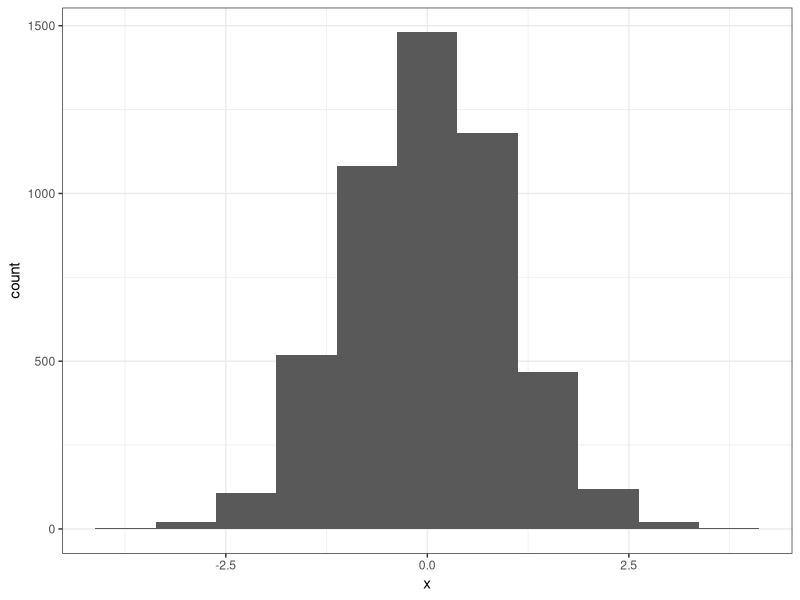
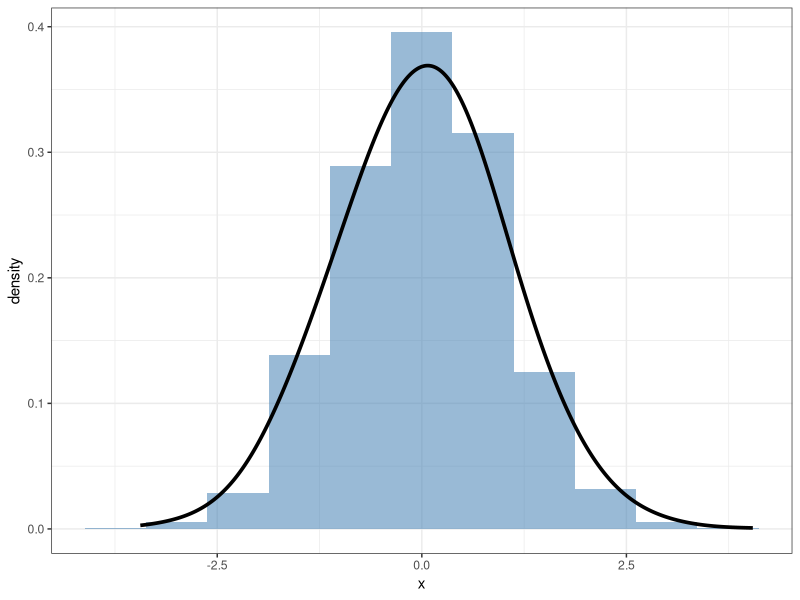
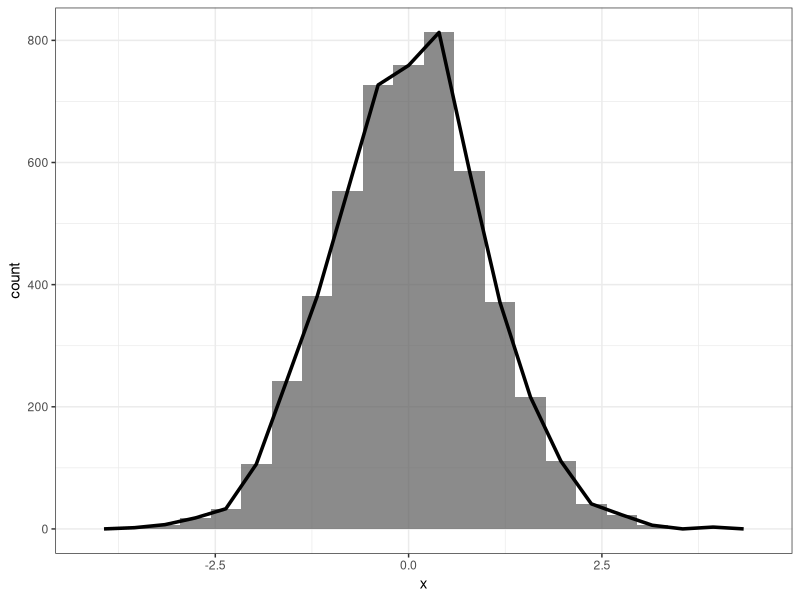
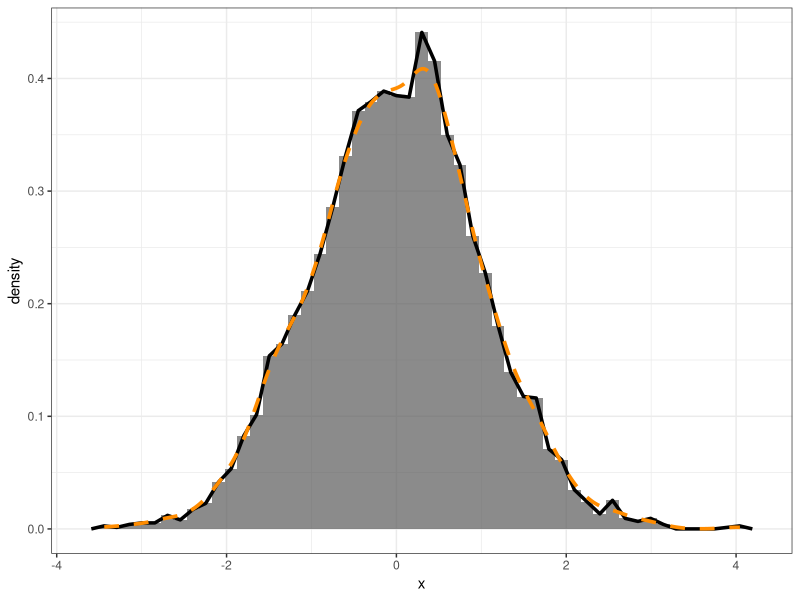
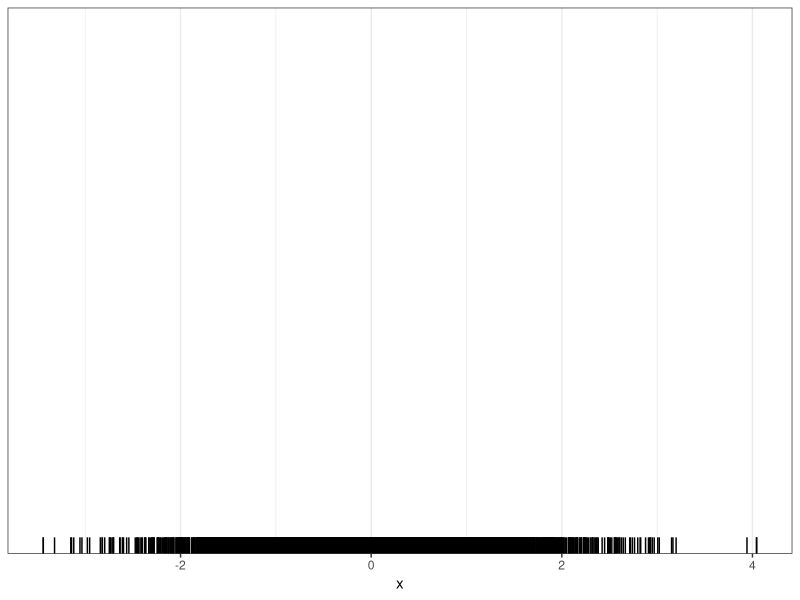
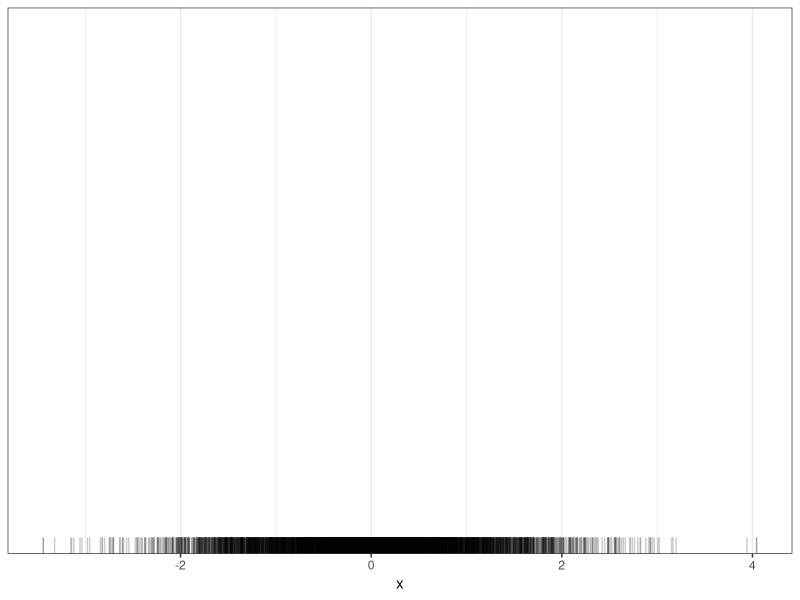
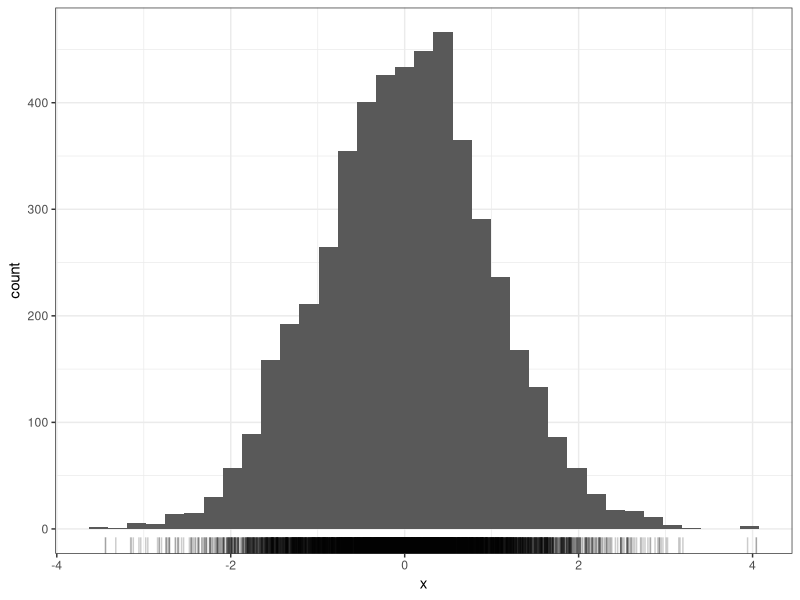
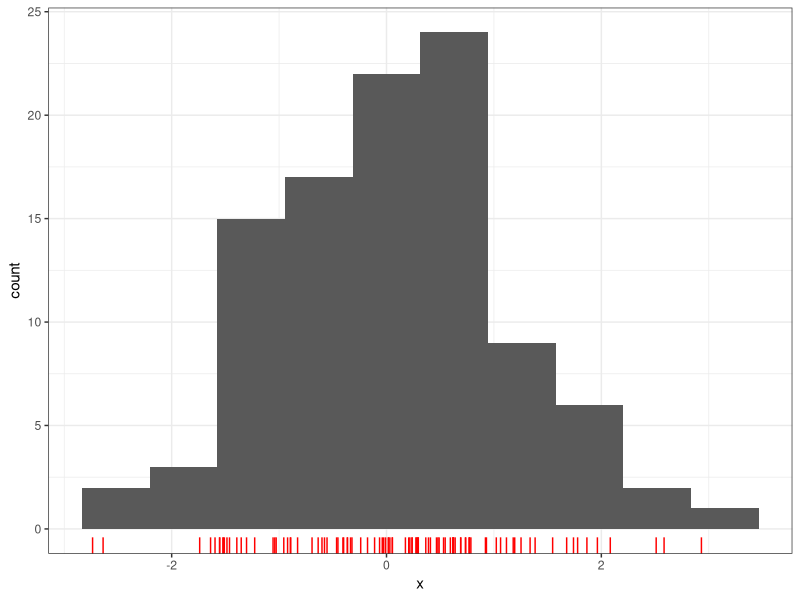

The R script that drew these images, in order:
## ---- chunk 1
knitr::opts_chunk$set(echo = TRUE)
## ---- chunk 2
library(tidyverse)
## ---- chunk 3
set.seed(2130)

x <- rnorm(n = 5000)

xdf <- tibble::tibble(x = x)

xdf %>% glimpse()
## ---- chunk 4
xdf %>% 
  ggplot(mapping = aes(x = x)) +
  geom_histogram(bins = 11) +
  theme_bw()
## ---- chunk 5
xdf %>% 
  ggplot(mapping = aes(x = x)) +
  geom_histogram(bins = 11,
                 mapping = aes(y = stat(density)),
                 fill = 'steelblue', alpha = 0.55) +
  geom_density(size = 1.25, adjust = 3) +
  theme_bw()
## ---- chunk 6
xdf %>% 
  ggplot(mapping = aes(x = x)) +
  geom_histogram(bins = 20,
                 alpha = 0.7) +
  geom_freqpoly(bins = 20,
                size = 1.2) +
  theme_bw()
## ---- chunk 7
xdf %>% 
  ggplot(mapping = aes(x = x)) +
  geom_histogram(bins = 51,
                 alpha = 0.7,
                 mapping = aes(y = stat(density))) +
  geom_freqpoly(bins = 51,
                size = 1.2,
                mapping = aes(y = stat(density))) +
  geom_density(size = 1.25, linetype = 'dashed',
               color = 'darkorange') +
  theme_bw()
## ---- chunk 8
xdf %>% 
  ggplot(mapping = aes(x = x)) +
  geom_rug() +
  theme_bw()
## ---- chunk 9
xdf %>% 
  ggplot(mapping = aes(x = x)) +
  geom_rug(alpha = 0.2) +
  theme_bw()
## ---- chunk 10
xdf %>% 
  ggplot(mapping = aes(x = x)) +
  geom_rug(alpha = 0.2) +
  geom_histogram(bins = 35) +
  theme_bw()
## ---- chunk 11
xdf %>% 
  slice(1:101) %>% 
  ggplot(mapping = aes(x = x)) +
  geom_rug(color = 'red') +
  geom_histogram(bins = 10) +
  theme_bw()
## ---- chunk 12
xdf %>% 
  slice(1:101) %>% 
  ggplot(mapping = aes(x = x)) +
  geom_rug(color = 'red') +
  stat_ecdf(size = 1.25) +
  theme_bw()
## ---- chunk 13
mpg %>% glimpse()
## ---- chunk 14
mpg %>% 
  ggplot(mapping = aes(x = hwy)) +
  geom_rug() +
  geom_histogram(bins = 25) +
  theme_bw()
## ---- chunk 15
mpg %>% 
  ggplot(mapping = aes(x = hwy)) +
  geom_rug() +
  geom_histogram(binwidth = 3) +
  theme_bw()
## ---- chunk 16
mpg %>% count(hwy)
## ---- chunk 17
mpg %>% distinct(hwy)
## ---- chunk 18
unique( mpg$hwy )
## ---- chunk 19
length( unique( mpg$hwy ) )
## ---- chunk 20
mpg %>% select(hwy) %>% pull() %>% unique() %>% length()
## ---- chunk 21
mpg %>% pull(hwy) %>% n_distinct()
## ---- chunk 22
for( vname in names(mpg) )
{
  mpg %>% select(all_of(vname)) %>% 
    pull() %>% 
    n_distinct() %>% 
    print()
}
## ---- chunk 23
list_nunique <- vector( mode = 'list', length = ncol(mpg) )

list_nunique
## ---- chunk 24
names( list_nunique ) <- names(mpg)

list_nunique
## ---- chunk 25
for( vname in names(list_nunique) )
{
  list_nunique[[vname]] <- mpg %>% 
    select(all_of(vname)) %>% 
    pull() %>% 
    n_distinct()
}
## ---- chunk 26
list_nunique
## ---- chunk 27
purrr::map( mpg, n_distinct )
## ---- chunk 28
purrr::map( mpg, n_distinct ) %>% class()
## ---- chunk 29
mpg %>% purrr::map_dbl(n_distinct)
## ---- chunk 30
mpg %>% purrr::map_chr(n_distinct)
## ---- chunk 31
mpg %>% purrr::map_dfc(n_distinct)
## ---- chunk 32
mpg %>% 
  select(hwy) %>% 
  pull() %>% 
  is.na() %>% 
  sum()
## ---- chunk 33
sum(is.na( mpg$hwy) )
## ---- chunk 34
mpg %>% 
  purrr::map_dbl( ~sum(is.na(.)) )
## ---- chunk 35
my_sumisna <- function(x)
{
  sum( is.na(x) )
}
## ---- chunk 36
mpg %>% purrr::map_dbl( my_sumisna )
## ---- chunk 37
mpg %>% 
  purrr::keep(is.numeric) %>% 
  names()
## ---- chunk 38
mpg %>% 
  purrr::discard(is.numeric) %>% 
  names()
## ---- chunk 39
mpg %>% purrr::map_chr( class )
## ---- chunk 40
mpg %>% purrr::map( class )
## ---- chunk 41
mpg %>% 
  ggplot(mapping = aes(x = hwy)) +
  geom_rug() +
  geom_histogram(binwidth = 3) +
  theme_bw()
## ---- chunk 42
mpg %>% 
  ggplot(mapping = aes(x = hwy)) +
  geom_rug(mapping = aes(color = drv)) +
  geom_histogram(mapping = aes(color = drv),
                 binwidth = 3,
                 size = 2.5) +
  ggthemes::scale_color_calc() +
  theme_bw()
## ---- chunk 43
mpg %>% 
  ggplot(mapping = aes(x = hwy)) +
  geom_rug(mapping = aes(color = drv)) +
  geom_histogram(mapping = aes(fill = drv),
                 binwidth = 3) +
  ggthemes::scale_color_calc() +
  ggthemes::scale_fill_calc() +
  theme_bw()
## ---- chunk 44
mpg %>% 
  ggplot(mapping = aes(x = hwy)) +
  geom_rug(mapping = aes(color = drv)) +
  geom_histogram(mapping = aes(fill = drv),
                 binwidth = 3,
                 position = 'dodge') +
  ggthemes::scale_color_calc() +
  ggthemes::scale_fill_calc() +
  theme_bw()
## ---- chunk 45
mpg %>% 
  ggplot(mapping = aes(x = hwy)) +
  geom_rug(mapping = aes(color = drv)) +
  geom_freqpoly(mapping = aes(color = drv),
                binwidth = 3,
                size = 1.15) +
  ggthemes::scale_color_calc() +
  theme_bw()
## ---- chunk 46
mpg %>% count(drv)
## ---- chunk 47
mpg %>% 
  ggplot(mapping = aes(x = hwy)) +
  geom_rug(mapping = aes(color = drv)) +
  geom_freqpoly(mapping = aes(color = drv,
                              y = stat(density)),
                binwidth = 3,
                size = 1.15) +
  ggthemes::scale_color_calc() +
  theme_bw()
## ---- chunk 48
mpg %>% 
  ggplot(mapping = aes(x = hwy)) +
  geom_rug(mapping = aes(color = drv)) +
  geom_freqpoly(mapping = aes(y = stat(density)),
                color = 'black', size = 2.25, alpha = 0.7,
                binwidth = 3) +
  geom_freqpoly(mapping = aes(color = drv,
                              y = stat(density)),
                binwidth = 3,
                size = 1.15) +
  ggthemes::scale_color_calc() +
  theme_bw()
## ---- chunk 49
mpg %>% 
  ggplot(mapping = aes(x = hwy)) +
  geom_rug(mapping = aes(color = drv)) +
  geom_density(color = 'black', size = 2.25, alpha = 0.7) +
  geom_density(mapping = aes(color = drv),
               size = 1.1) +
  ggthemes::scale_color_calc() +
  theme_bw()
## ---- chunk 50
mpg %>% 
  ggplot(mapping = aes(x = hwy)) +
  geom_rug() +
  stat_ecdf(size = 1.2) +
  theme_bw()
## ---- chunk 51
mpg %>% 
  ggplot(mapping = aes(x = hwy)) +
  geom_rug(mapping = aes(color = drv)) +
  stat_ecdf(size = 1.2,
            mapping = aes(color = drv)) +
  ggthemes::scale_color_calc() +
  theme_bw()
## ---- chunk 52
mpg %>% 
  ggplot(mapping = aes(x = hwy)) +
  geom_rug(mapping = aes(color = drv)) +
  stat_ecdf(color = 'black', size = 2, alpha = 0.7) +
  stat_ecdf(size = 1.2,
            mapping = aes(color = drv)) +
  ggthemes::scale_color_calc() +
  theme_bw()
## ---- chunk 53
mpg %>% 
  ggplot(mapping = aes(x = hwy)) +
  geom_rug(mapping = aes(color = drv)) +
  stat_ecdf(color = 'black', size = 2, alpha = 0.7) +
  stat_ecdf(size = 1.2,
            mapping = aes(color = drv)) +
  geom_hline(yintercept = 0.5,
             color = 'magenta', size = 1.1) +
  ggthemes::scale_color_calc() +
  theme_bw()
## ---- chunk 54
mpg %>% 
  ggplot(mapping = aes(x = hwy)) +
  geom_rug(mapping = aes(color = drv)) +
  stat_ecdf(color = 'black', size = 2, alpha = 0.7) +
  stat_ecdf(size = 1.2,
            mapping = aes(color = drv)) +
  geom_hline(yintercept = c(0.5, 0.75),
             linetype = 'dashed',
             color = 'magenta', size = 1.1) +
  ggthemes::scale_color_calc() +
  theme_bw()
## ---- chunk 55
mpg %>% 
  ggplot(mapping = aes(x = hwy)) +
  geom_rug(mapping = aes(color = drv)) +
  stat_ecdf(color = 'black', size = 2, alpha = 0.7) +
  stat_ecdf(size = 1.2,
            mapping = aes(color = drv)) +
  geom_hline(yintercept = c(0.25, 0.5, 0.75),
             linetype = 'dashed',
             color = 'magenta', size = 1.1) +
  ggthemes::scale_color_calc() +
  theme_bw()
## ---- chunk 56
mpg %>% 
  group_by(drv) %>% 
  summarise(num_rows = n(),
            q25_hwy = quantile(hwy, 0.25),
            q50_hwy = median(hwy),
            q75_hwy = quantile(hwy, 0.75)) %>% 
  ungroup()
## ---- chunk 57
mpg %>% 
  ggplot(mapping = aes(x = drv, y = hwy)) +
  geom_boxplot() +
  theme_bw()
## ---- chunk 58
mpg %>% 
  ggplot(mapping = aes(x = drv, y = hwy)) +
  geom_boxplot(varwidth = TRUE) +
  theme_bw()
## ---- chunk 59
mpg %>% 
  mutate(drv = forcats::fct_infreq(drv)) %>% 
  ggplot(mapping = aes(x = drv, y = hwy)) +
  geom_boxplot(varwidth = TRUE) +
  theme_bw()
## ---- chunk 60
mpg %>% count(drv, cyl)
## ---- chunk 61
mpg %>% 
  ggplot(mapping = aes(x = drv, y = hwy)) +
  geom_boxplot(mapping = aes(fill = as.factor(cyl),
                             color = as.factor(cyl)),
               alpha = 0.35,
               varwidth = TRUE) +
  ggthemes::scale_color_excel_new() +
  ggthemes::scale_fill_excel_new() +
  theme_bw() +
  theme(legend.position = "top")
## ---- chunk 62
mpg %>% 
  ggplot(mapping = aes(x = drv, y = hwy)) +
  geom_boxplot(mapping = aes(fill = as.factor(cyl),
                             color = as.factor(cyl)),
               alpha = 0.35,
               varwidth = TRUE) +
  facet_wrap(~class) +
  ggthemes::scale_color_excel_new() +
  ggthemes::scale_fill_excel_new() +
  theme_bw() +
  theme(legend.position = "top")
## ---- chunk 63
mpg %>% 
  ggplot(mapping = aes(x = drv, y = hwy)) +
  geom_point(alpha = 0.2, size = 3) +
  theme_bw()
## ---- chunk 64
mpg %>% 
  ggplot(mapping = aes(x = drv, y = hwy)) +
  geom_jitter(alpha = 0.5, size = 3,
              height = 0, width = 0.2) +
  theme_bw()
## ---- chunk 65
mpg %>% 
  ggplot(mapping = aes(x = drv, y = hwy)) +
  geom_jitter(alpha = 0.5, size = 3,
              height = 0, width = 0.2) +
  geom_boxplot(fill = NA,
               mapping = aes(color = drv),
               size = 1.15,
               outlier.shape = NA) +
  ggthemes::scale_color_calc(guide = FALSE) +
  theme_bw()
## ---- chunk 66
mpg %>% 
  ggplot(mapping = aes(x = drv, y = hwy)) +
  geom_jitter(alpha = 0.5, size = 3,
              height = 0, width = 0.2) +
  geom_violin(mapping = aes(fill = drv),
              alpha = 0.35) +
  ggthemes::scale_fill_calc(guide = FALSE) +
  theme_bw()
## ---- chunk 67
mpg %>% 
  ggplot(mapping = aes(x = drv, y = hwy)) +
  geom_jitter(alpha = 0.5, size = 3,
              height = 0, width = 0.2) +
  geom_violin(mapping = aes(fill = drv),
              alpha = 0.35) +
  geom_boxplot(mapping = aes(color = drv),
               size = 1.15,
               fill = NA,
               outlier.shape = NA) +
  ggthemes::scale_fill_calc(guide = FALSE) +
  ggthemes::scale_color_calc(guide = FALSE) +
  theme_bw()
